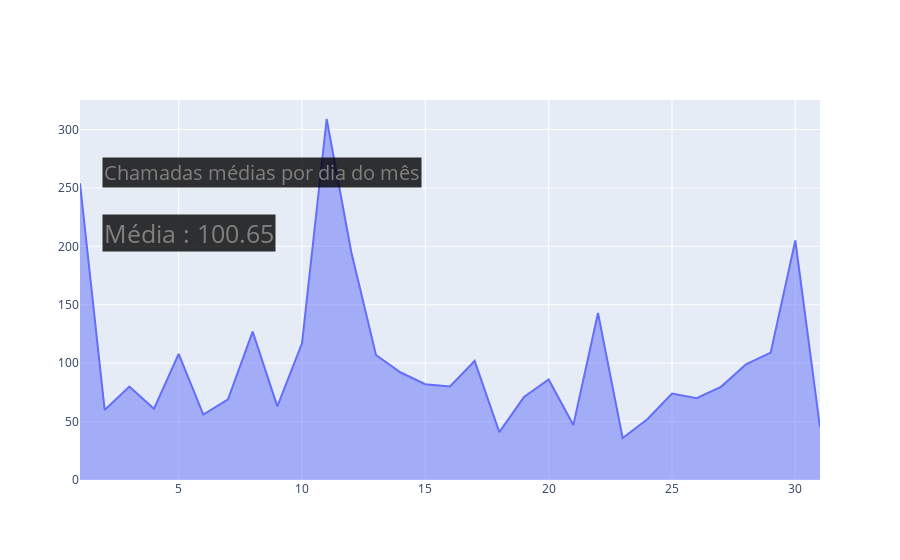

The notebook cell this image was saved under:
### Code cell
fig2.add_annotation(text='Chamadas médias por dia do mês',
    xref='paper', yref='paper',
    font=dict(
        size=20,
        color='gray'
    ),
    align='center', bgcolor='rgba(0,0,0,0.8)',
    x=0.03, y=0.85, showarrow=False)

fig2.add_annotation(text=f"Média : {round(df2['Chamadas Realizadas'].mean(), 2)}",
    xref='paper', yref='paper',
    font=dict(
        size=25,
        color='gray'
    ),
    align='center', bgcolor='rgba(0,0,0,0.8)',
    x=0.03, y= 0.65, showarrow=False)

### Figure 1 — Plotly figure (JSON) as saved in the notebook; plotly's stock layout.template omitted (floating-point values rounded to 4 significant figures)
{"data": [{"fill": "tonexty", "mode": "lines", "type": "scatter", "x": [1, 2, 3, 4, 5, 6, 7, 8, 9, 10, 11, 12, 13, 14, 15, 16, 17, 18, 19, 20, 21, 22, 23, 24, 25, 26, 27, 28, 29, 30, 31], "y": [254, 60, 80, 61, 108, 56, 69, 127, 63, 117, 309, 195, 107, 92, 82, 80, 102, 41, 71, 86, 47, 143, 36, 52, 74, 70, 80, 99, 109, 205, 45]}], "layout": {"annotations": [{"align": "center", "bgcolor": "rgba(0,0,0,0.8)", "font": {"color": "gray", "size": 20}, "showarrow": false, "text": "Chamadas médias por dia do mês", "x": 0.03, "xref": "paper", "y": 0.85, "yref": "paper"}, {"align": "center", "bgcolor": "rgba(0,0,0,0.8)", "font": {"color": "gray", "size": 25}, "showarrow": false, "text": "Média : 100.65", "x": 0.03, "xref": "paper", "y": 0.65, "yref": "paper"}]}}
